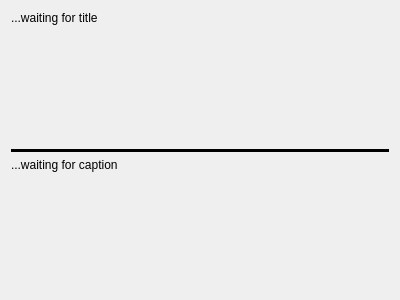
<?xml version="1.0" encoding="UTF-8"?>
<ui version="4.0">
 <class>SequenceDemo</class>
 <widget class="QDialog" name="SequenceDemo">
  <property name="geometry">
   <rect>
    <x>0</x>
    <y>0</y>
    <width>400</width>
    <height>300</height>
   </rect>
  </property>
  <property name="windowTitle">
   <string>SequenceDemo</string>
  </property>
  <layout class="QVBoxLayout" name="verticalLayout">
   <item>
    <widget class="QLabel" name="title">
     <property name="text">
      <string>...waiting for title</string>
     </property>
     <property name="alignment">
      <set>Qt::AlignLeading|Qt::AlignLeft|Qt::AlignTop</set>
     </property>
     <property name="wordWrap">
      <bool>true</bool>
     </property>
    </widget>
   </item>
   <item>
    <widget class="Line" name="line">
     <property name="frameShadow">
      <enum>QFrame::Plain</enum>
     </property>
     <property name="lineWidth">
      <number>3</number>
     </property>
     <property name="midLineWidth">
      <number>2</number>
     </property>
     <property name="orientation">
      <enum>Qt::Horizontal</enum>
     </property>
    </widget>
   </item>
   <item>
    <widget class="QLabel" name="caption">
     <property name="text">
      <string>...waiting for caption</string>
     </property>
     <property name="alignment">
      <set>Qt::AlignLeading|Qt::AlignLeft|Qt::AlignTop</set>
     </property>
     <property name="wordWrap">
      <bool>true</bool>
     </property>
    </widget>
   </item>
  </layout>
 </widget>
 <layoutdefault spacing="6" margin="11"/>
 <resources/>
 <connections/>
</ui>
